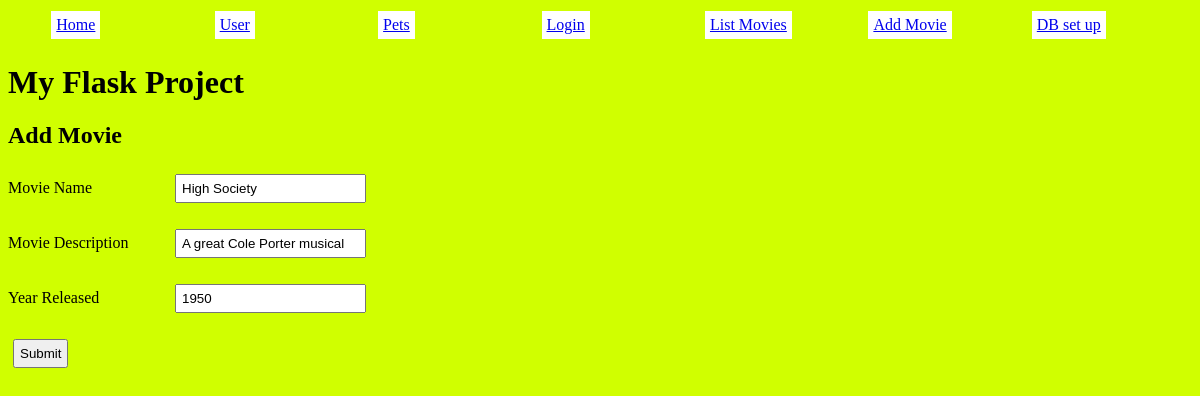
/editmovie?id=10, run on the app's committed database.
### tables this page shows
CREATE TABLE Movies(id INTEGER,
  name TEXT,
  description TEXT,
  year INTEGER,
  PRIMARY KEY(id AUTOINCREMENT));

### main.py (the view, shortened to what this page needs)
@web_site.route('/editmovie',methods = ['GET', 'POST'])
def editmovie():
  id = request.args.get('id')
  msg  = "" #initialise this for later
  con = sqlite3.connect('movies.db')
  con.row_factory = sqlite3.Row
  cursor = con.cursor()
  sql ="SELECT * FROM movies WHERE id="+id
  cursor.execute(sql)
  con.commit()
  rows = cursor.fetchall()
  print(rows)
  for row in rows:
    print(row)
    return render_template("addmovie.html",name=row["name"],descr=row["description"],year=row["year"],msg=msg)

### templates/addmovie.html (shortened to what this page needs)
{% extends 'base.html' %}
{% block content %}
    <h2>Add Movie</h2>
    <form method="POST">
      <p><label for="name">Movie Name</label><input name="name" id="name" value="{{name}}"></p>
      <p><label for="descr">Movie Description</label><input name="descr" value="{{descr}}"></p>
      <p><label for="year">Year Released</label><input name="year" value="{{year}}"></p>
      <p><input type="submit" value="Submit"></p>
    </form>
{% endblock %}

### static/styles.css (style rules this page uses)
body { background-color:rgb(208, 255, 0); font-family:Verdana; }
input { padding:5px; margin:5px; }
label { width: 162px; display: inline-flex; }

### data on the page
Movies: name "High Society", descr "A great Cole Porter musical", year "1950"
